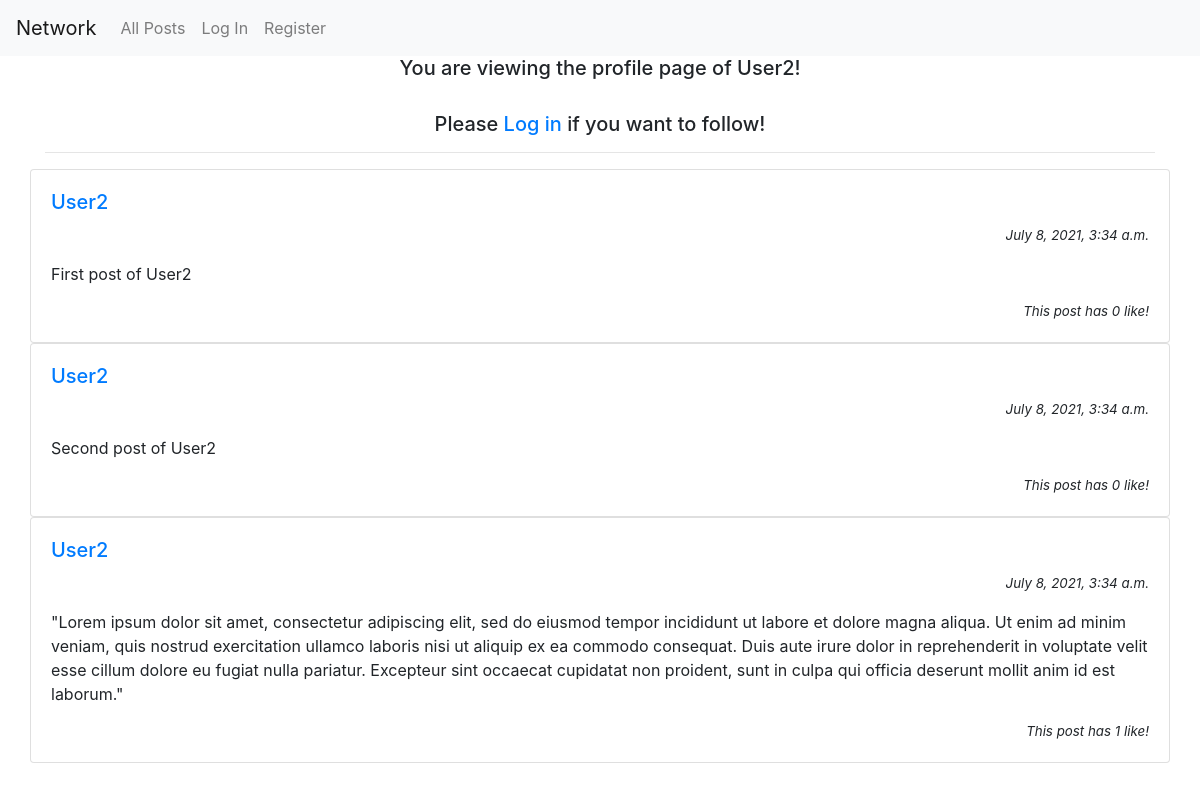
Before: /user/3 with the older database file.
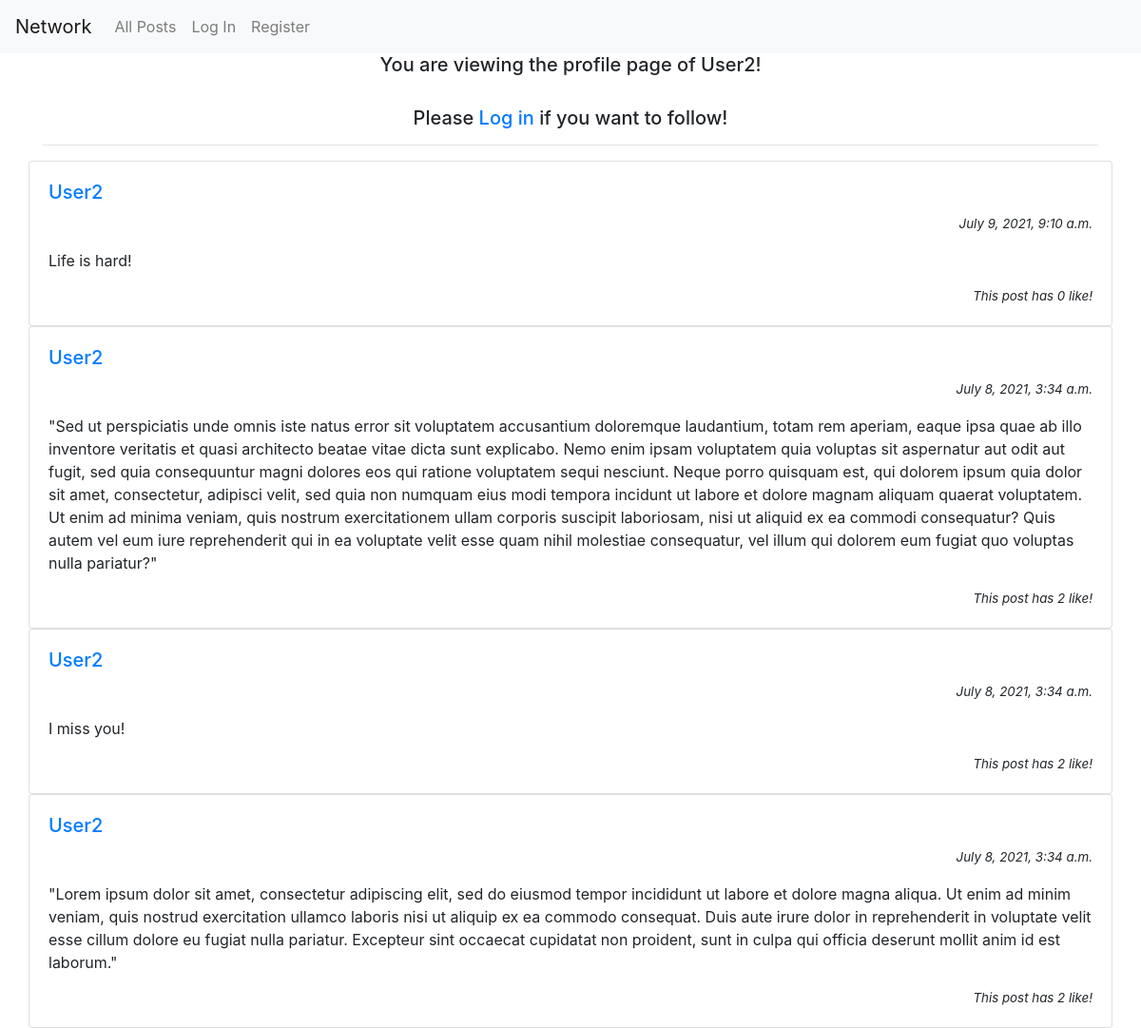
After: the same page with the newer database file.
### network/models.py (models this page shows, shortened)
class Post(models.Model):
    poster = models.ForeignKey(User, on_delete=models.CASCADE)
    content = models.TextField()
    date_created = models.DateTimeField(auto_now_add=True)
    last_modified = models.DateTimeField(auto_now=True)
    like = models.IntegerField(default=0)

class User(AbstractUser):
    followings = models.ManyToManyField('User', related_name='_followings')
    followers = models.ManyToManyField('User', related_name='_followers')
    liked = models.ManyToManyField('Post')

### network/views.py (the view)
# urls.py: path("user/<int:user_id>", views.profile, name='profile'),
def profile(request, user_id):
    owner = User.objects.get(id=user_id)
    posts_list = Post.objects.filter(poster=owner).order_by('-date_created')
    paginator = Paginator(posts_list, 10) # Show 10 posts per page.
    page_number = request.GET.get('page')
    posts = paginator.get_page(page_number)
    follower_count = owner.followers.all().count()
    followings_count = owner.followings.all().count()
    return render(request, 'network/profile.html', {
        'owner': owner,
        'posts': posts,
        'follower_count': follower_count,
        'followings_count': followings_count
    })

### network/templates/network/profile.html (shortened to what this page needs)
{% extends "network/layout.html" %}
{% block body %}
{% if request.user.is_authenticated %}
    {% if request.user != owner %}
        <h4 style="text-align: center;">You are viewing the profile page of {{ owner.username }}! </h4>
        <p id="follower">This user has {{ follower_count }} followers.</p>
        <p>This user is following {{ followings_count}} people.</p>
        <button id="follow" type="button" class="btn btn-outline-primary" onclick="followFunction('{{ owner.id }}')">Follow</button>
    {% else %}
        <h4 style="text-align: center;">This is your profile page!</h4>
    {% endif %}
{% else %}
    <h5 style="text-align: center;">You are viewing the profile page of {{ owner.username }}! </h5>
    <br>
    <h5 style="text-align: center;">Please <a href="{% url 'login' %}">Log in</a> if you want to follow!</h5>
{% endif %}
<hr>
{% for post in posts %}
<div class="row">
    <div class="card" style="width: 100%;">
        <div class="card-body">
            <a href="{% url 'profile' post.poster.id %}">
                <h5 class="card-title">{{ post.poster }}</h5>
            </a>
            <p class="card-text" style="text-align: right; font-size: smaller; font-style: italic;">{{ post.date_created }}</p>
            <p id="content_{{ post.id }}" class="card-text" style="white-space: pre-wrap;">{{ post.content }}</p>
            <p id="like_display_{{ post.id }}" class="card-text" style="text-align: right; font-size: smaller; font-style: italic;">
                This post has {{ post.like }} like!</p>
        </div>
    </div>
</div>
{% endfor %}
{% endblock %}

Changed rows visible on the page:
added Post: poster "User2", date_created "July 9, 2021, 9:10 a.m.", content "Life is hard!", like "0"
changed Post: content "First post of User2" → "\"Sed ut perspiciatis unde omnis iste natus error sit voluptatem accusantium doloremque laudantium, totam rem aperiam, eaque ipsa quae ab illo inventore veritatis et quasi architecto beatae vitae dicta sunt explicabo. Nemo enim ipsam voluptatem quia voluptas sit aspernatur aut odit aut fugit, sed quia consequuntur magni dolores eos qui ratione voluptatem sequi nesciunt. Neque porro quisquam est, qui dolorem ipsum quia dolor sit amet, consectetur, adipisci velit, sed quia non numquam eius modi tempora incidunt ut labore et dolore magnam aliquam quaerat voluptatem. Ut enim ad minima veniam, quis nostrum exercitationem ullam corporis suscipit laboriosam, nisi ut aliquid ex ea commodi…"; like "0" → "2"
changed Post: content "Second post of User2" → "I miss you!"; like "0" → "2"
changed Post (number 4 of 4 on the later page): like "1" → "2"
